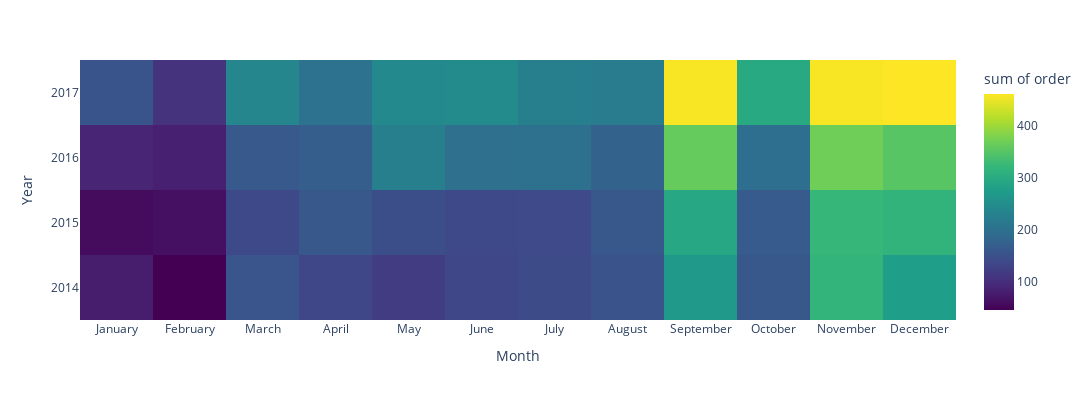

Write notebook code for a chart like this one.
### Code cell
heatmap_data = monthly_trends.pivot(index='Year', columns='Month', values='Order ID')
heatmap_data = heatmap_data.reset_index().melt(id_vars='Year', var_name='Month', value_name='order')

month_order = ['January', 'February', 'March', 'April', 'May', 'June',
               'July', 'August', 'September', 'October', 'November', 'December']

Year_order = ['2014','2015','2016','2017']

fig = px.density_heatmap(heatmap_data, x='Month', y='Year', z='order', 
                         color_continuous_scale='Viridis',
                        category_orders={'Month': month_order, 'Year':Year_order},)

fig.update_layout(
    height=400,
    width=1400,

)
fig.show()

### Figure 1 — Plotly figure (JSON) as saved in the notebook; plotly's stock layout.template omitted (floating-point values rounded to 4 significant figures)
{"data": [{"coloraxis": "coloraxis", "histfunc": "sum", "hovertemplate": "Month=%{x}<br>Year=%{y}<br>sum of order=%{z}<extra></extra>", "name": "", "type": "histogram2d", "x": ["April", "April", "April", "April", "August", "August", "August", "August", "December", "December", "December", "December", "February", "February", "February", "February", "January", "January", "January", "January", "July", "July", "July", "July", "June", "June", "June", "June", "March", "March", "March", "March", "May", "May", "May", "May", "November", "November", "November", "November", "October", "October", "October", "October", "September", "September", "September", "September"], "xaxis": "x", "xbingroup": "x", "y": [2014, 2015, 2016, 2017, 2014, 2015, 2016, 2017, 2014, 2015, 2016, 2017, 2014, 2015, 2016, 2017, 2014, 2015, 2016, 2017, 2014, 2015, 2016, 2017, 2014, 2015, 2016, 2017, 2014, 2015, 2016, 2017, 2014, 2015, 2016, 2017, 2014, 2015, 2016, 2017, 2014, 2015, 2016, 2017, 2014, 2015, 2016, 2017], "yaxis": "y", "ybingroup": "y", "z": [135, 160, 170, 203, 153, 159, 176, 218, 278, 316, 352, 462, 46, 64, 83, 107, 79, 58, 89, 155, 143, 140, 201, 226, 135, 138, 199, 245, 157, 138, 163, 238, 122, 146, 225, 242, 318, 324, 370, 459, 159, 166, 196, 298, 268, 293, 363, 459]}], "layout": {"coloraxis": {"colorbar": {"title": {"text": "sum of order"}}, "colorscale": [[0, "#440154"], [0.1111, "#482878"], [0.2222, "#3e4989"], [0.3333, "#31688e"], [0.4444, "#26828e"], [0.5556, "#1f9e89"], [0.6667, "#35b779"], [0.7778, "#6ece58"], [0.8889, "#b5de2b"], [1, "#fde725"]]}, "height": 400, "legend": {"tracegroupgap": 0}, "margin": {"t": 60}, "width": 1400, "xaxis": {"anchor": "y", "categoryarray": ["January", "February", "March", "April", "May", "June", "July", "August", "September", "October", "November", "December"], "categoryorder": "array", "domain": [0, 1], "title": {"text": "Month"}}, "yaxis": {"anchor": "x", "categoryarray": ["2017", "2016", "2015", "2014"], "categoryorder": "array", "domain": [0, 1], "title": {"text": "Year"}}}}
